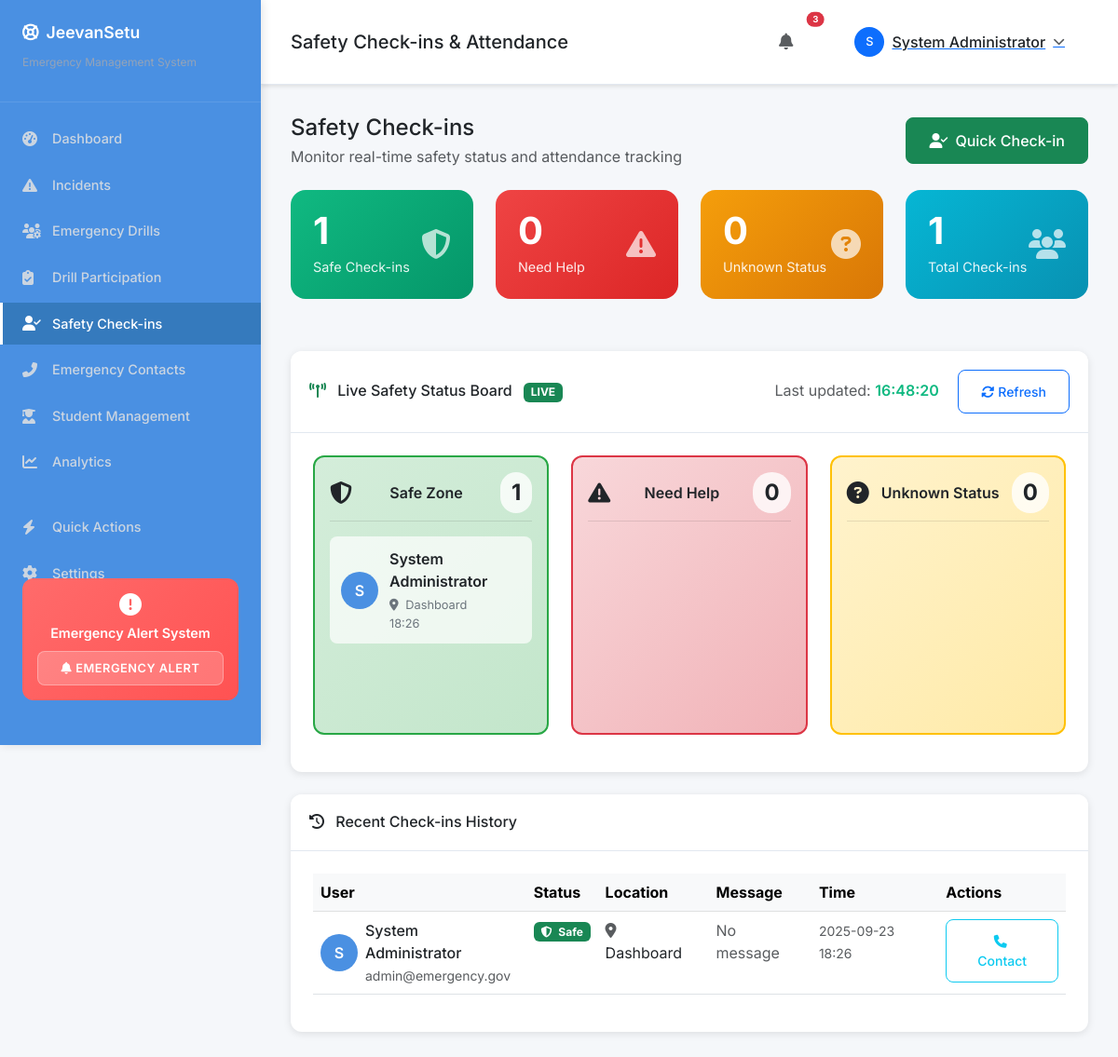
/attendance (signed in), run on an earlier commit of the app's database.
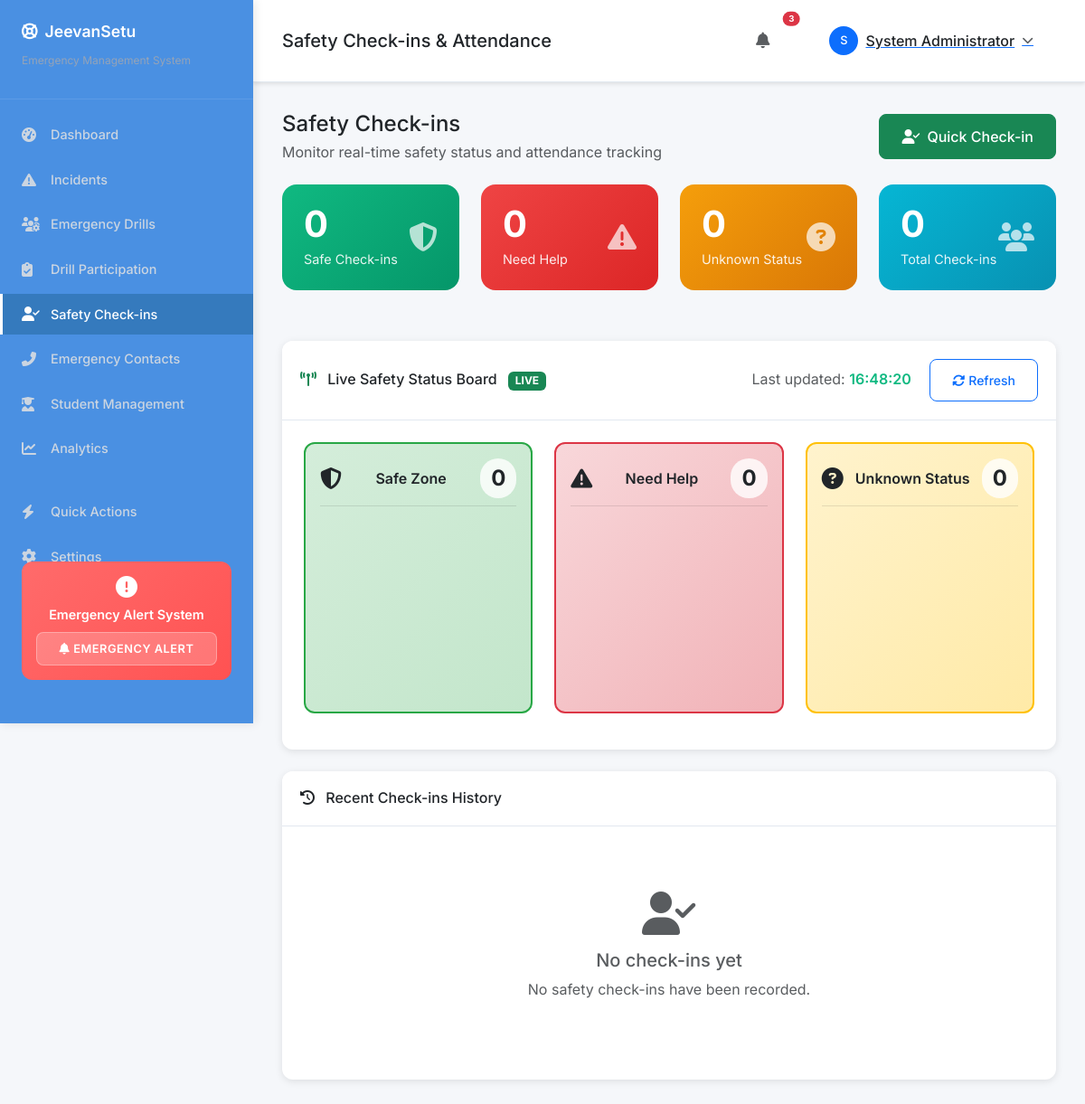
And on a later commit of the database.
### app.py (models this page shows)
class User(db.Model):
    id = db.Column(db.Integer, primary_key=True)
    name = db.Column(db.String(100), nullable=False)
    email = db.Column(db.String(120), unique=True, nullable=False)
    password_hash = db.Column(db.String(128))
    role = db.Column(db.String(20), nullable=False)  # admin, spoc, responder, student
    created_at = db.Column(db.DateTime, default=datetime.utcnow)

class Checkin(db.Model):
    id = db.Column(db.Integer, primary_key=True)
    incident_id = db.Column(db.Integer, db.ForeignKey('incident.id'))
    user_id = db.Column(db.Integer, db.ForeignKey('user.id'), nullable=False)
    status = db.Column(db.String(20), nullable=False)  # safe, stuck, unknown
    location = db.Column(db.String(200))
    message = db.Column(db.Text)
    created_at = db.Column(db.DateTime, default=datetime.utcnow)
    user = db.relationship('User', backref='checkins')
    incident = db.relationship('Incident', backref='checkins')

### app.py (the view)
@app.route('/attendance')
@login_required
def attendance():
    checkins = Checkin.query.order_by(Checkin.created_at.desc()).all()
    safe_count = len([c for c in checkins if c.status == 'safe'])
    stuck_count = len([c for c in checkins if c.status == 'stuck'])
    unknown_count = len([c for c in checkins if c.status == 'unknown'])
    stats = {
        'safe': safe_count,
        'stuck': stuck_count,
        'unknown': unknown_count,
        'total': len(checkins)
    }
    return render_template('attendance_new.html', checkins=checkins, stats=stats)

### app.py (called while the page is built)
def login_required(f):
    @wraps(f)
    def decorated_function(*args, **kwargs):
        if 'user_id' not in session:
            return redirect(url_for('login'))
        return f(*args, **kwargs)
    return decorated_function

### templates/attendance_new.html (shortened to what the changed rows need)
{% extends "base_new.html" %}
{% block content %}
<div class="row mb-4">
    <div class="col-xl-3 col-md-6 mb-3">
        <div class="stats-card success">
            <div class="d-flex justify-content-between align-items-center">
                <div>
                    <div class="stats-number">{{ stats.safe }}</div>
                    <div class="stats-label">Safe Check-ins</div>
                </div>
            </div>
        </div>
    </div>
    <div class="col-xl-3 col-md-6 mb-3">
        <div class="stats-card info">
            <div class="d-flex justify-content-between align-items-center">
                <div>
                    <div class="stats-number">{{ stats.total }}</div>
                    <div class="stats-label">Total Check-ins</div>
                </div>
            </div>
        </div>
    </div>
</div>
<div class="row mb-4">
    <div class="col-12">
        <div class="card">
            <div class="card-body">
                <div class="row">
                    <div class="col-md-4">
                        <div class="safety-zone safe-zone">
                            <div class="zone-header">
                                <i class="fas fa-shield-alt"></i>
                                <h6>Safe Zone</h6>
                                <span class="zone-count">{{ stats.safe }}</span>
                            </div>
                            <div class="zone-content">
                                {% for checkin in checkins if checkin.status == 'safe' %}
                                <div class="status-item">
                                    <div class="status-avatar">
                                        {{ checkin.user.name[0].upper() if checkin.user else 'U' }}
                                    </div>
                                    <div class="status-info">
                                        <div class="status-name">{{ checkin.user.name if checkin.user else 'Unknown User' }}</div>
                                        <div class="status-location">
                                            <i class="fas fa-map-marker-alt me-1"></i>
                                            {{ checkin.location or 'Location not specified' }}
                                        </div>
                                        <div class="status-time">{{ checkin.created_at.strftime('%H:%M') }}</div>
                                    </div>
                                </div>
                                {% endfor %}
                            </div>
                        </div>
                    </div>
                </div>
            </div>
        </div>
    </div>
</div>
<div class="row">
    <div class="col-12">
        <div class="card">
            <div class="card-body">
                {% if checkins %}
                <div class="table-responsive">
                    <table class="table table-hover">
                        <thead class="table-light">
                            <tr>
                                <th>User</th>
                                <th>Status</th>
                                <th>Location</th>
                                <th>Message</th>
                                <th>Time</th>
                                <th>Actions</th>
                            </tr>
                        </thead>
                        <tbody>
                            {% for checkin in checkins[:20] %}
                            <tr>
                                <td>
                                    <div class="d-flex align-items-center">
                                        <div class="status-avatar me-2">
                                            {{ checkin.user.name[0].upper() if checkin.user else 'U' }}
                                        </div>
                                        <div>
                                            <div class="fw-medium">{{ checkin.user.name if checkin.user else 'Unknown User' }}</div>
                                            <small class="text-muted">{{ checkin.user.email if checkin.user else 'No email' }}</small>
                                        </div>
                                    </div>
                                </td>
                                <td>
                                    <span class="badge bg-{% if checkin.status == 'safe' %}success{% elif checkin.status == 'stuck' %}danger{% else %}warning{% endif %}">
                                        <i class="fas fa-{% if checkin.status == 'safe' %}shield-alt{% elif checkin.status == 'stuck' %}exclamation-triangle{% else %}question-circle{% endif %} me-1"></i>
                                        {{ checkin.status.title() }}
                                    </span>
                                </td>
                                <td>
                                    <i class="fas fa-map-marker-alt text-muted me-1"></i>
                                    {{ checkin.location or 'Not specified' }}
                                </td>
                                <td>
                                    {% if checkin.message %}
                                        <span class="text-truncate" style="max-width: 200px;" title="{{ checkin.message }}">
                                            {{ checkin.message }}
                                        </span>
                                    {% else %}
                                        <span class="text-muted">No message</span>
                                    {% endif %}
                                </td>
                                <td>
                                    <small class="text-muted">
                                        {{ checkin.created_at.strftime('%Y-%m-%d %H:%M') }}
                                    </small>
                                </td>
                                <td>
                                    {% if checkin.status == 'stuck' %}
                                    <button class="btn btn-outline-danger btn-sm" onclick="respondToHelp({{ checkin.id }})">
                                        <i class="fas fa-life-ring me-1"></i>Respond
                                    </button>
                                    {% else %}
                                    <button class="btn btn-outline-info btn-sm" onclick="contactUser({{ checkin.user.id if checkin.user else 0 }})">
                                        <i class="fas fa-phone me-1"></i>Contact
                                    </button>
                                    {% endif %}
                                </td>
                            </tr>
                            {% endfor %}
                        </tbody>
                    </table>
                </div>
                {% else %}
                <div class="text-center py-5">
                    <i class="fas fa-user-check fa-3x text-muted mb-3"></i>
                    <h5 class="text-muted">No check-ins yet</h5>
                    <p class="text-muted">No safety check-ins have been recorded.</p>
                </div>
                {% endif %}
            </div>
        </div>
    </div>
</div>
{% endblock %}

### templates/base_new.html (shortened to what the changed rows need)
<!DOCTYPE html>
<html lang="en">
<head>
    <link href="https://cdn.jsdelivr.net/npm/bootstrap@5.3.0/dist/css/bootstrap.min.css" rel="stylesheet">
    <link rel="stylesheet" href="https://cdnjs.cloudflare.com/ajax/libs/font-awesome/6.4.0/css/all.min.css">
</head>
<body>
    <main class="main-content">
        <div class="top-navbar d-flex justify-content-between align-items-center">
            <div class="d-flex align-items-center">
                <div class="dropdown">
                    <button class="btn btn-link d-flex align-items-center" data-bs-toggle="dropdown">
                        <div class="bg-primary text-white rounded-circle d-flex align-items-center justify-content-center me-2" style="width: 32px; height: 32px; font-size: 0.8rem;">
                            {{ session.get('user_name', 'Admin')[0].upper() }}
                        </div>
                        <span class="text-dark">{{ session.get('user_name', 'Administrator') }}</span>
                        <i class="fas fa-chevron-down text-muted ms-2" style="font-size: 0.8rem;"></i>
                    </button>
                </div>
            </div>
        </div>
        <div class="content-wrapper">
            {% block content %}{% endblock %}
        </div>
    </main>
</body>
</html>

What changed in the data, as far as the page shows it:
no longer on this page (row edited): User: get "System Administrator"
removed Checkin: user "S", user "System Administrator", location "Dashboard", created_at "18:26", user "admin@emergency.gov", status "Safe", message "No message", created_at "2025-09-23 18:26"
Also different on the page:
{{ session.get('user_name', 'Administrator') }}: (not shown) → "System Administrator"
{{ stats.safe }}: "1" → "0"
{{ stats.total }}: "1" → "0"
text no longer shown: "User Status Location Message Time Actions"
text now shown: "No check-ins yet No safety check-ins have been recorded."
